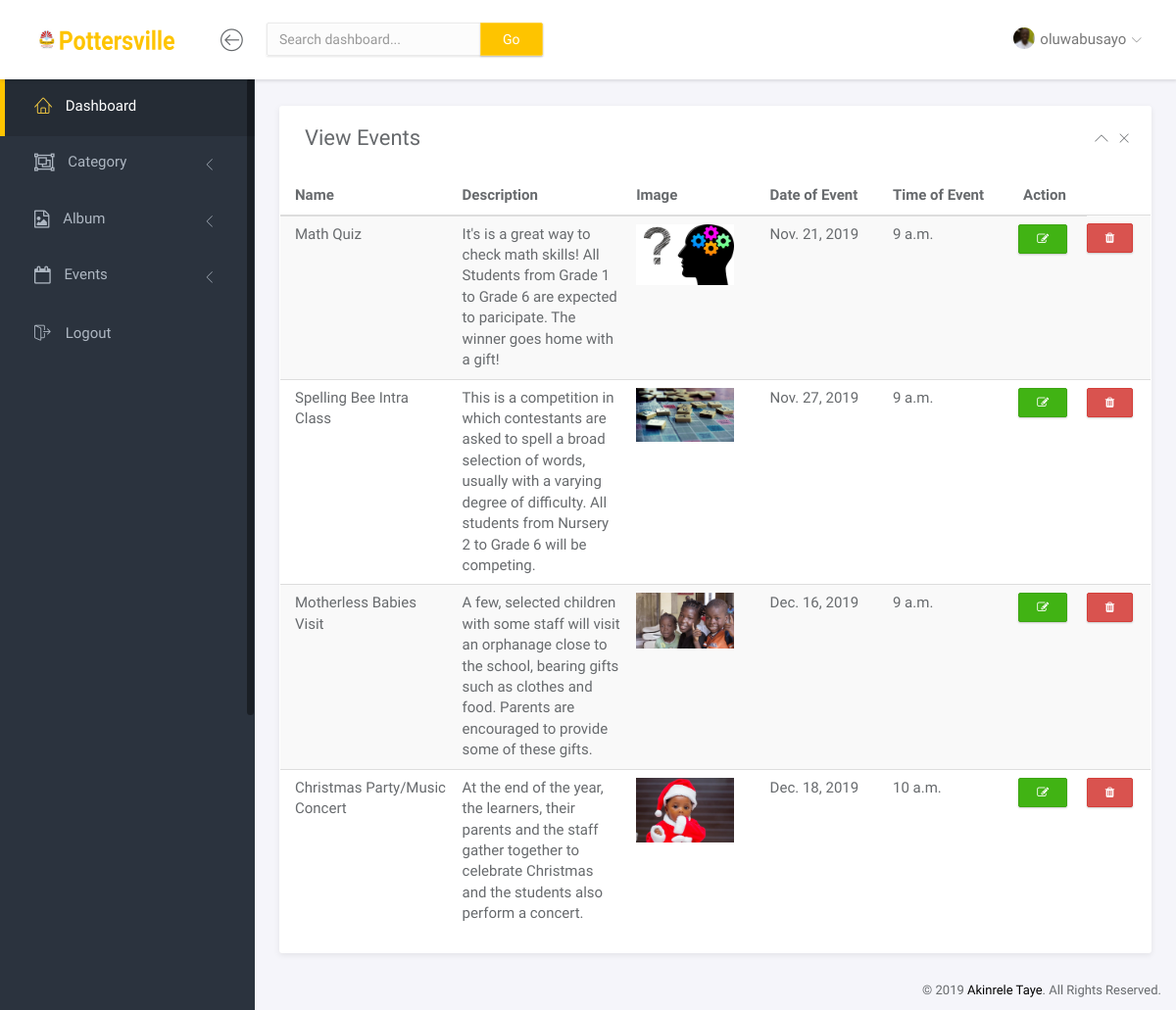
The app's page /pottersville/view-events/ (signed in) with its own data.
### potter_app/models.py (models this page shows, shortened)
class Events(models.Model):
    name = models.CharField(max_length=50)
    desc = models.TextField(verbose_name="Description")
    image = models.ImageField(upload_to='uploads/events')
    date_created = models.DateField(
        verbose_name="Date Created", default=timezone.now)
    time_created = models.TimeField(
        verbose_name="Time Created", default=timezone.now)

### potter_app/back_views.py (the view)
# urls.py: path('view-events/', back_views.ListEvent.as_view(), name='view-events'),
class ListEvent(LoginRequiredMixin, ListView):
	model = Events
	template_name = 'back/view-events.html'
	context_object_name = 'view_events'

### templates/back/view-events.html (shortened to what this page needs)
{% extends 'back/base.html' %}
{% load static %}
{% block main %}
{% include 'back/wrapper-navbar.html' %}
<div class="main">
    <div class="main-content">
        <div class="container-fluid">
            <div class="row">
                <div class="col-md-12">
                    <div class="panel panel-headline">
                        <div class="panel-heading">
                            <h3 class="panel-title">View Events</h3>
                            <div class="right">
                                <button type="button" class="btn-toggle-collapse"><i class="lnr lnr-chevron-up"></i></button>
                                <button type="button" class="btn-remove"><i class="lnr lnr-cross"></i></button>
                            </div>
                        </div>
                        <div class="panel-body no-padding">
                            <table class="table table-striped" id="table_search">
                                <thead>
                                    <tr>
                                        <th>Name</th>
                                        <th>Description</th>
                                        <th>Image</th>
                                        <th>Date of Event</th>
                                        <th>Time of Event</th>
                                        <th class="text-center">Action</th>
                                    </tr>
                                </thead>
                                <tbody>
                                {% if view_events %}
                                    {% for event in view_events %}
                                        <tr>
                                            <td style="width:20%;">{{event.name}}</td>
                                            <td style="width:20%;">{{event.desc}}</td>
                                            <td><img style="width:100px;" src="{{event.image.url}}"></td>
                                            <td>{{event.date_created}}</td>
                                            <td>{{event.time_created}}</td>
                                            <td><a href="{% url 'pottersville_app:update-event' event.id %}">
                                                <button type="submit" class="btn btn-success btn-sm">
                                                    <i class="fa fa-pencil-square-o"></i>
                                                </button></a>
                                            </td>
                                            <td>
                                                <form action="{% url 'pottersville_app:delete-event' event.id %}" method="post">{% csrf_token %}
                                                    <button type="submit" class="btn btn-danger btn-sm">
                                                        <i class="fa fa-trash"></i>
                                                    </button>
                                                </form>
                                            </td>
                                        </tr>
                                    {% endfor %}
                                {% endif %}
                                </tbody>
                            </table>
                        </div>
                    </div>
                </div>
            </div>
        </div>
    </div>
</div>
{% endblock main %}

### templates/back/base.html (shortened to what this page needs)
{% load static %}
<!doctype html>
<html lang="en">
<head>
	<link rel="stylesheet" href="{% static 'back/assets/vendor/bootstrap/css/bootstrap.min.css' %}">
	<link rel="stylesheet" href="{% static 'css/font-awesome.min.css' %}">
	<link rel="stylesheet" href="{% static 'back/assets/vendor/linearicons/style.css' %}">
	<link rel="stylesheet" href="{% static 'back/assets/vendor/chartist/css/chartist-custom.css' %}">
	<link rel="stylesheet" href="{% static 'back/assets/css/main.css' %}">
</head>
<body>
	<div id="wrapper">
        {% block main %}
        {% endblock main %}
		<footer>
			<div class="container-fluid">
				<p class="copyright">&copy; 2019 <a href="#">Akinrele Taye</a>. All Rights Reserved.</p>
			</div>
		</footer>
	</div>
</body>
</html>

### templates/back/wrapper-navbar.html (shortened to what this page needs)
{% load static %}
<nav class="navbar navbar-default navbar-fixed-top">
    <div class="brand">
        <a href="index.html"><img src="{% static 'back/assets/img/logo-dark.png' %}" alt="Klorofil Logo" class="img-responsive logo"></a>
    </div>
    <div class="container-fluid">
        <div class="navbar-btn">
            <button type="button" class="btn-toggle-fullwidth"><i class="lnr lnr-arrow-left-circle"></i></button>
        </div>
        <form class="navbar-form navbar-left">
            <div class="input-group">
                <input type="text" id="search" class="form-control" placeholder="Search dashboard...">
                <span class="input-group-btn"><button type="button" class="btn btn-primary">Go</button></span>
            </div>
        </form>
        <div id="navbar-menu">
            <ul class="nav navbar-nav navbar-right">
                <li class="dropdown">
                    <a href="#" class="dropdown-toggle" data-toggle="dropdown"><img src="{% static 'back/assets/img/user.png' %}" class="img-circle" alt="Avatar"> <span>{{user.username}}</span> <i class="icon-submenu lnr lnr-chevron-down"></i></a>
                </li>
            </ul>
        </div>
    </div>
</nav>
<div id="sidebar-nav" class="sidebar">
    <div class="sidebar-scroll">
        <nav>
            <ul class="nav">
                <li><a href="{% url 'pottersville_app:dashboard' %}" class="active"><i class="lnr lnr-home"></i> <span>Dashboard</span></a></li>
                <li>
                    <a href="#category" data-toggle="collapse" class="collapsed"><i class="fa fa-object-group"></i> <span>Category</span> <i class="icon-submenu lnr lnr-chevron-left"></i></a>
                </li>
                <li>
                    <a href="#album" data-toggle="collapse" class="collapsed"><i class="fa fa-file-image-o"></i> <span>Album</span> <i class="icon-submenu lnr lnr-chevron-left"></i></a>
                </li>
                <li>
                    <a href="#event" data-toggle="collapse" class="collapsed"><i class="fa fa-calendar-o"></i> <span>Events</span> <i class="icon-submenu lnr lnr-chevron-left"></i></a>
                </li>
                <li><a href="{% url 'pottersville_app:page-logout' %}" class=""><i class="lnr lnr-exit"></i> <span>Logout</span></a></li>
            </ul>
        </nav>
    </div>
</div>

### records on screen
Events: name "Math Quiz", desc "It's is a great way to check math skills! All Students from Grade 1 to Grade 6 are expected to paricipate. The winner goes home with a gift!", image (picture), date_created "Nov. 21, 2019", time_created "9 a.m."
Events: name "Spelling Bee Intra Class", desc "This is a competition in which contestants are asked to spell a broad selection of words, usually with a varying degree of difficulty. All students from Nursery 2 to Grade 6 will be competing.", image (picture), date_created "Nov. 27, 2019", time_created "9 a.m."
Events: name "Motherless Babies Visit", desc "A few, selected children with some staff will visit an orphanage close to the school, bearing gifts such as clothes and food. Parents are encouraged to provide some of these gifts.", image (picture), date_created "Dec. 16, 2019", time_created "9 a.m."
Events: name "Christmas Party/Music Concert", desc "At the end of the year, the learners, their parents and the staff gather together to celebrate Christmas and the students also perform a concert.", image (picture), date_created "Dec. 18, 2019", time_created "10 a.m."

### other values on screen
{{ user.username }} "oluwabusayo"
